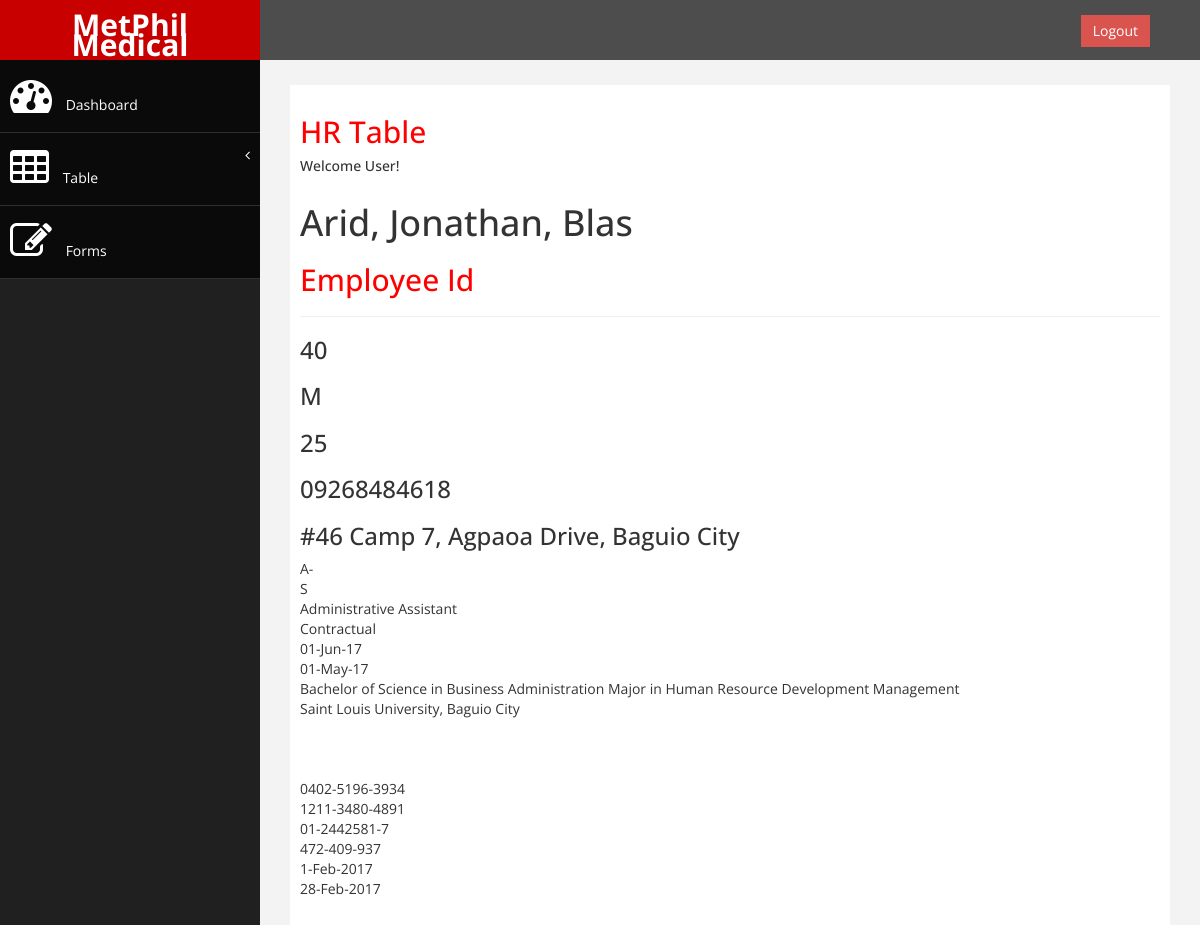
/fulltable.php?employeeid=40, run on the app's committed database.
### tables this page shows
CREATE TABLE `employmentcontracts` (
  `employeeId` text,
  `firstContract_start` text,
  `firstContract_end` text,
  `secondContract_start` text,
  `secondContract_end` text,
  `thirdContract_start` text,
  `thirdContract_end` text,
  `fourthContract_start` text,
  `fourthContract_end` text,
  `fifthContract_start` text,
  `fifthContract_end` text,
  `empContNum` int(11) NOT NULL,
  `sixthContract_start` text,
  `sixthContract_end` text,
  PRIMARY KEY (`empContNum`)
);

CREATE TABLE `employees` (
  `bloodType` text,
  `licenseId` text,
  `phicId` text,
  `employeeId` bigint(5) NOT NULL AUTO_INCREMENT,
  `hdmfId` text,
  `sssId` text,
  `tinId` text,
  `firstname` text,
  `educationalAttainment` text,
  `middlename` text,
  `lastname` text,
  `contactNo` text,
  `address` text,
  `licenseExpiration` text,
  `civilStatus` text,
  `school` text,
  `license` text,
  `gender` text,
  `age` int(11) DEFAULT NULL,
  `birthdate` text,
  `position` text,
  `empStatus` text,
  `statusEndDate` text,
  `statusEvaluationDate` text,
  PRIMARY KEY (`employeeId`)
);

### fullTable.php (the view, shortened to what this page needs)
<!DOCTYPE html>
<html xmlns="http://www.w3.org/1999/xhtml">
<head>
    <link href="assets/css/bootstrap.css" rel="stylesheet" />
    <link href="assets/css/font-awesome.css" rel="stylesheet" />
    <link href="assets/css/custom.css" rel="stylesheet" />
    <link href="assets/js/dataTables/dataTables.bootstrap.css" rel="stylesheet" />
</head>
<body>
    <div id="wrapper">
        <nav class="navbar navbar-default navbar-cls-top " role="navigation" style="margin-bottom: 0">
            <div class="navbar-header">
                <a class="navbar-brand" href="index.php">MetPhil Medical</a>
            </div>
            <div style="color: white; padding: 15px 50px 5px 50px; float: right; font-size: 16px;">
                <a href="login/index.php" class="btn btn-danger square-btn-adjust">Logout</a>
            </div>
        </nav>
                <nav class="navbar-default navbar-side" role="navigation">
            <div class="sidebar-collapse">
                <ul class="nav" id="main-menu">
                    <li>
                        <a  href="dashboard.php"><i class="fa fa-dashboard fa-3x"></i> Dashboard</a>
                    </li>
                    <li>
                        <a href="#"><i class="fa fa-table fa-3x"></i> Table<span class="fa arrow"></span></a>
                      </li>
                    <li  >
                        <a  href="form.php"><i class="fa fa-edit fa-3x"></i> Forms </a>
                    </li>
                </ul>
            </div>
        </nav>
        <div id="page-wrapper" >
            <div id="page-inner">
                <div class="row">
                    <div class="col-md-12">
                     <h2>HR Table</h2>
                        <h5>Welcome User!</h5>
                    </div>
                </div>
                <div>
                    <?php
                        $connection = mysqli_connect("localhost", "root", "", "humanresourcesdb");
                        $currentEmpId = $_GET['employeeid'];
                        if(isset($_POST)){
                            $count = mysqli_num_rows($query);
                            if($count == 0){
                                echo "No results found.";
                                echo mysqli_error($connection);
                            }else{
                                while($row = mysqli_fetch_array($query)){
                                    $employeeid = $row[0];
                                    $firstName = $row[1];
                                    $middleName = $row[2];
                                    $lastName = $row[3];
                                    $gender = $row[4];
                                    $age = $row[5];
                                    $contactNo = $row[6];
                                    $address = $row[7];
                                    $bloodtype = $row[8];
                                    $civilStatus = $row[9];
                                    $position = $row[10];
                                    $empStatus = $row[11];
                                    $statusEndDate = $row[12];
                                    $statusEvaluation = $row[13];
                                    $educationalAttainment = $row[14];
                                    $school = $row[15];
                                    $phicId = $row[19];
                                    $hdmfId = $row[20];
                                    $sssId = $row[21];
                                    $tinId = $row[22];
                                    $firstContractStart = $row[23];
                                    $firstContractEnd = $row[24];
                                    echo "<div>";
                                        echo "<h1>$lastName, $firstName, $middleName</h1>";
                                        echo "<h2>Employee Id</h2>";
                                        echo "<hr>";
                                        echo "<h3>$employeeid</h3>";
                                        echo "<h3>$gender</h3>";
                                        echo "<h3>$age</h3>";
                                        echo "<h3>$contactNo</h3>";
                                        echo "<h3>$address</h3>";
                                        echo "$bloodtype</br>";
                                        echo "$civilStatus</br>";
                                        echo "$position</br>";
                                        echo "$empStatus</br>";
                                        echo "$statusEndDate</br>";
                                        echo "$statusEvaluation</br>";
                                        echo "$educationalAttainment</br>";
                                        echo "$school</br>";
                                        echo "$phicId</br>";
                                        echo "$hdmfId</br>";
                                        echo "$sssId</br>";
                                        echo "$tinId</br>";
                                        echo "$firstContractStart</br>";
                                        echo "$firstContractEnd</br>";
                                    echo "</div>";
                                }
                            }
                        }
                        ?>
                </div>
            </div>
        </div>
    </div>
</body>
</html>

### assets/css/custom.css (style rules this page uses)
body { font-family: 'Open Sans', sans-serif; }
#wrapper { width: 100%; background:#202020; }
#page-wrapper { padding: 15px 15px; min-height: 600px; background:#F3F3F3; }
#page-inner { width:100%; margin:10px 20px 10px 0px; background-color:#fff!important; padding:10px; min-height:1200px; }
h2 { color: #f00; }
.square-btn-adjust { border: 0px solid transparent; -webkit-border-radius: 0px; -moz-border-radius: 0px; border-radius: 0px; }
.navbar-cls-top .navbar-brand { color: #fff; background: #C90000; width: 260px; text-align: center; height: 60px; font-size: 30px; font-weight: 700; }
.arrow { float: right; }
.fa.arrow:before { content: "\f104"; }
.sidebar-collapse , .sidebar-collapse .nav { background:none; }
.sidebar-collapse .nav { padding:0; }
.sidebar-collapse .nav > li > a { color:#fff; background:#0A0A0A; text-shadow:none; }
.sidebar-collapse > .nav > li > a { padding:15px 10px; }
.sidebar-collapse > .nav > li { border-bottom: 1px solid rgba(107, 108, 109, 0.19); }
.navbar-side { border:none; background-color: #202020; }
.navbar-cls-top { background:#4D4D4D; border-bottom:none; }
.navbar-default { border:0px solid black; }
.navbar-header { background: #A70303; }
.nav > li > a > i { margin-right:10px; }
@media (min-width:768px) { #page-wrapper { margin: 0 0 0 260px; padding: 15px 30px; min-height: 1200px; } }
@media (min-width:768px) { .navbar-side { z-index: 1; position: absolute; width: 260px; } }
@media (min-width:768px) { .navbar { border-radius: 0px; } }

### data on the page
employmentcontracts: employeeId.lastname "Arid", employeeId.firstname "Jonathan", employeeId.middlename "Blas", employeeId.employeeId "40", employeeId.gender "M", employeeId.age "25", employeeId.contactNo "09268484618", employeeId.address "#46 Camp 7, Agpaoa Drive, Baguio City", employeeId.bloodType "A-", employeeId.civilStatus "S", employeeId.position "Administrative Assistant", employeeId.empStatus "Contractual", employeeId.statusEndDate "01-Jun-17", employeeId.statusEvaluationDate "01-May-17", employeeId.educationalAttainment "Bachelor of Science in Business Administration Major in Human Resource Development Management", employeeId.school "Saint Louis University, Baguio City", employeeId.phicId "0402-5196-3934", employeeId.hdmfId "1211-3480-4891", employeeId.sssId "01-2442581-7", employeeId.tinId "472-409-937", firstContract_start "1-Feb-2017", firstContract_end "28-Feb-2017"
